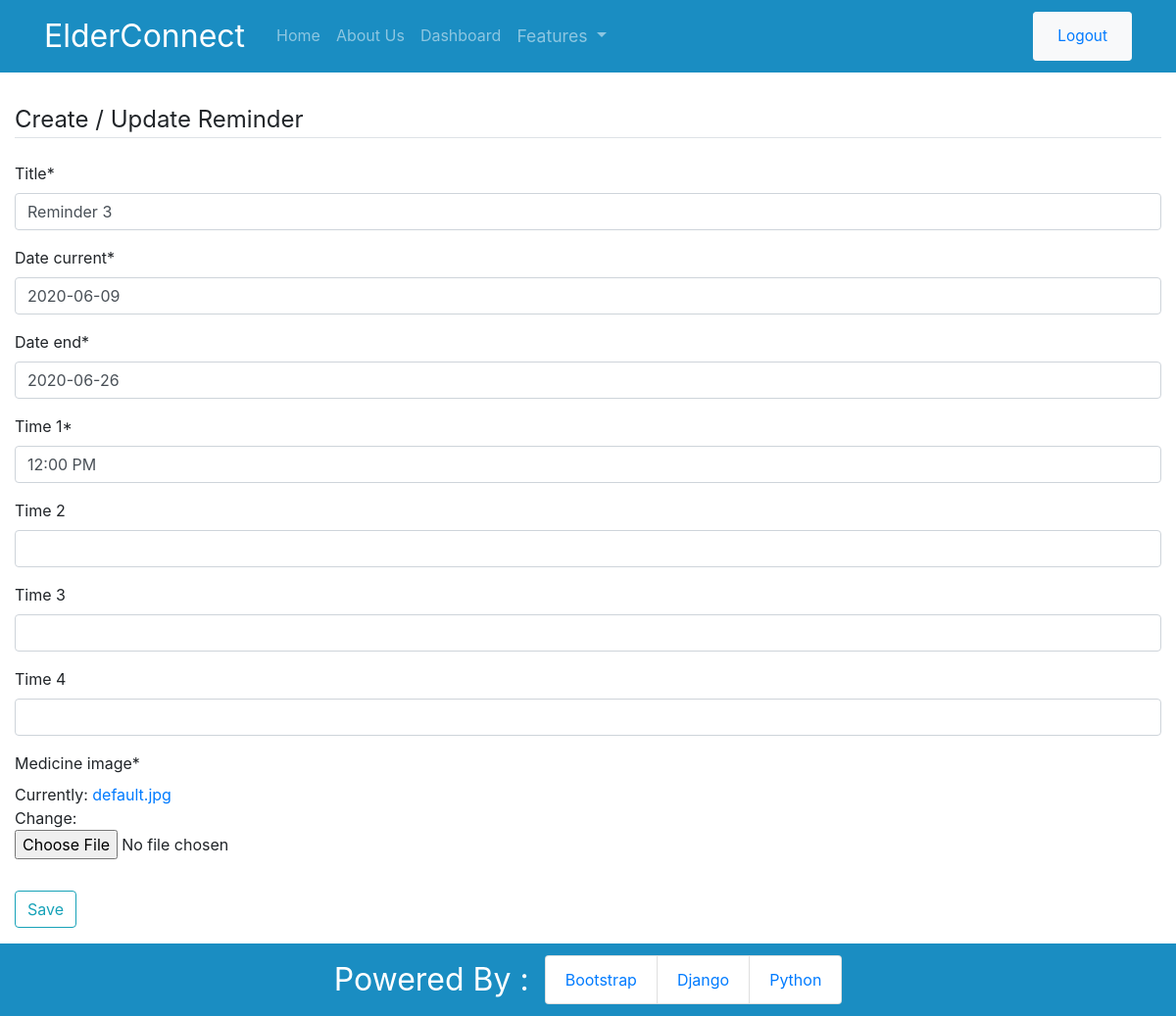
The page /reminders/10/update/ (signed in) on the database as committed earlier.
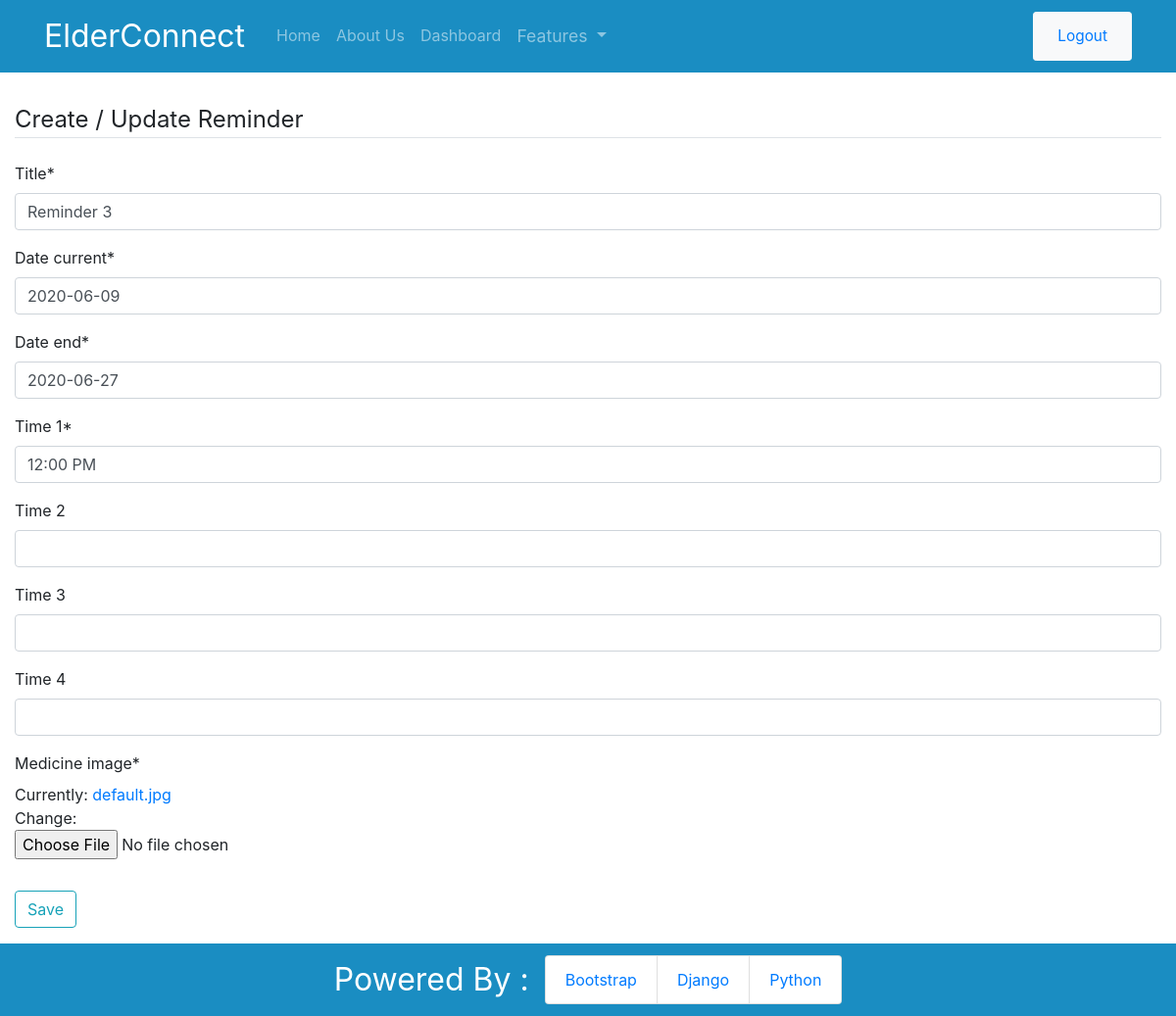
The same page on the database as committed later.
### app/models.py (models this page shows, shortened)
class Reminder(models.Model):
    title = models.CharField(max_length=100)
    description = models.CharField(max_length=300)
    date_current = models.DateField(default=date.today)
    date_end = models.DateField()
    time_1 = models.TimeField()
    time_2 = models.TimeField(blank=True, null=True)
    time_3 = models.TimeField(blank=True, null=True)
    time_4 = models.TimeField(blank=True, null=True)
    medicine_image = models.ImageField(default='default.jpg', upload_to='reminders')
    user = models.ForeignKey(User, on_delete=models.CASCADE)

### app/views.py (the view, shortened to what this page needs)
# urls.py: path('reminders/<int:pk>/update/', views.ReminderUpdateView.as_view(), name='reminder-update'),
class ReminderUpdateView(LoginRequiredMixin, UserPassesTestMixin, UpdateView):
    model = Reminder
    fields = ['title', 'date_current', 'date_end', 'time_1', 'time_2', 'time_3', 'time_4',
                 'medicine_image']
    def test_func(self):
        reminder = self.get_object()
        if self.request.user == reminder.user:
            return True
        return False

### app/templates/app/reminder_form.html (shortened to what this page needs)
{% extends 'app/base.html' %}
{% load crispy_forms_tags %}
{% block content %}
    <div class="reminder-create">
        <form method="POST" enctype="multipart/form-data">
            <fieldset class="form-group">
                <legend class="border-bottom mb-4">Create / Update Reminder</legend>
                {{ form|crispy }}
            </fieldset>
            <div class="form-group">
                <button class="btn btn-outline-info" type="submit">Save</button>
            </div>
        </form>
    </div>
{% endblock content %}

Rows that differ between the two databases and show on the page:
changed Reminder "Reminder 3": date_end "2020-06-26" → "2020-06-27"
